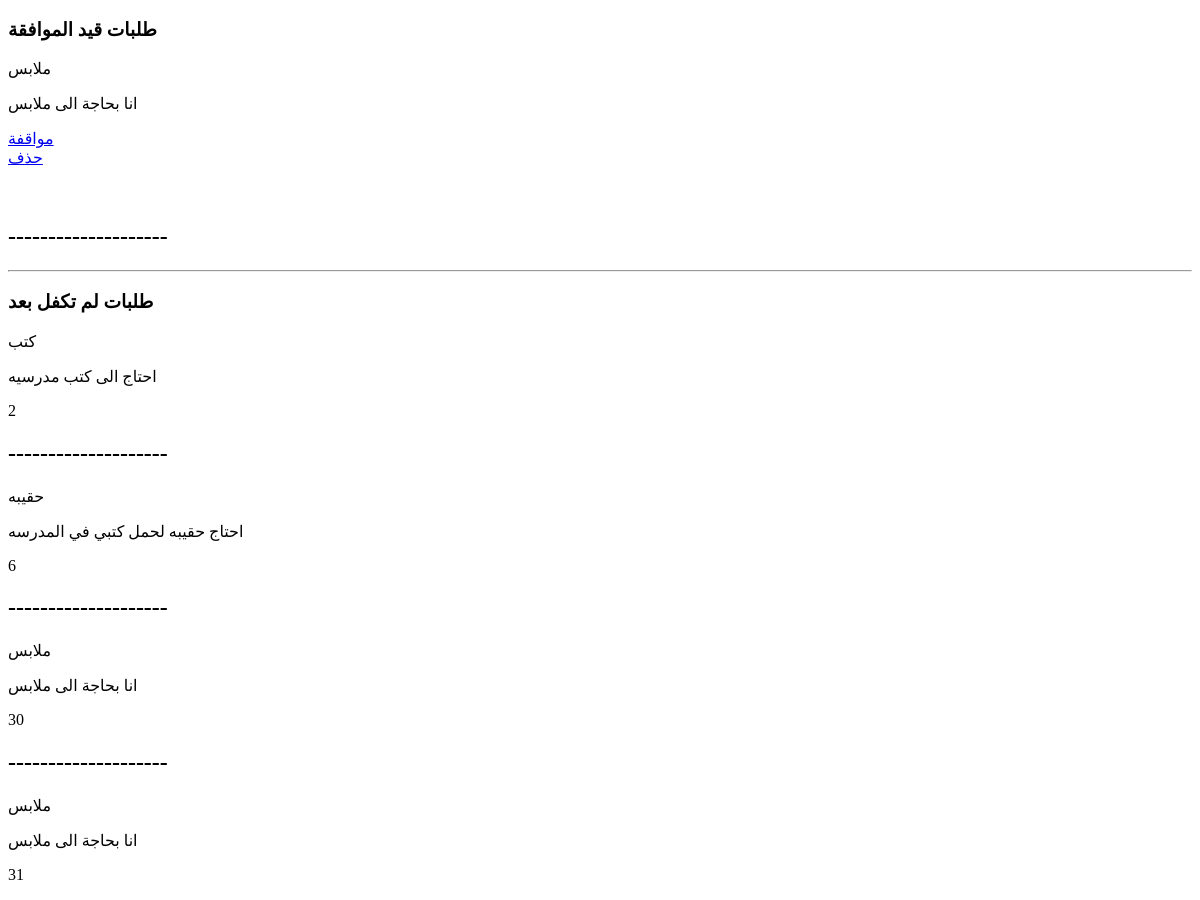
The page /students/view_rq/ (signed in, upper part) on the database as committed earlier.
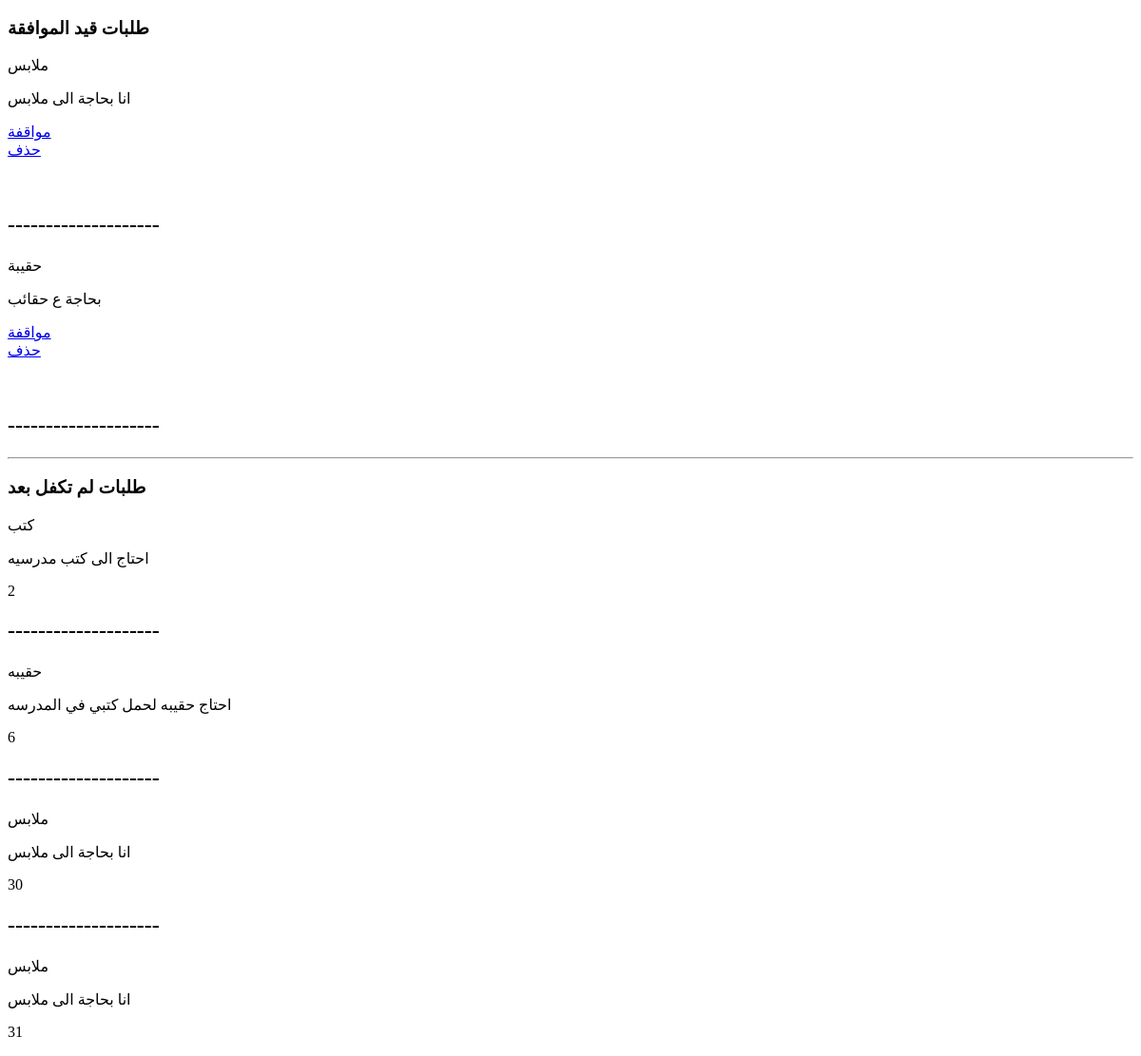
The same page on the database as committed later.
### Students/models.py (models this page shows, shortened)
class Req_st(models.Model):
    title=models.CharField(max_length=200)
    info=models.TextField(max_length=1900)
    sender=models.CharField(max_length=200)
    date_up=models.DateField(auto_now_add=True)
    sponser=models.CharField(max_length=200,blank=True)
    approved=models.BooleanField(default=False)
    req_spon=models.CharField(max_length=250,blank=True)
    disable=models.BooleanField(default=False)

### Students/views.py (the view)
# urls.py: path('view_rq/',views.view_req,name='view_rq'),
@requires_csrf_token
def view_req(request):
    if auth(request) == 3:  # student
        waited=''
        approved=''
        waited=Req_st.objects.filter(approved=False,sender=request.user,disable=False)
        approved=Req_st.objects.filter(approved=True,sender=request.user)
        return render(request,'view_rq.html',{'approved':approved,'waited':waited , 'auth':auth(request)})
    elif auth(request) == 1:  # admin
        waited=Req_st.objects.filter(approved=False,disable=False)
        approved=Req_st.objects.filter(approved=True)
        return render(request,'view_rq.html',{'approved':approved,'waited':waited ,'auth':auth(request)})
    else:
        return redirect('home')

### accounts/views.py (called while the page is built, shortened)
def auth(request):
    sponsor_approved = Sponsor.objects.filter(username=request.user)
    student_approved = Students.objects.filter(username=request.user)
    x = 0
    if request.user.is_authenticated and not sponsor_approved and not student_approved:
        x = 1  # admin
    else:
        x = 4  # user
    return x

### Students/templates/view_rq.html (shortened to what this page needs)
<!DOCTYPE html>
<html lang="en">
<head>
</head>
<body>
  {% block body %}
  <div title="Student">
    <h3>
      طلبات قيد الموافقة
    </h3>
    <div class='card-group'>
      {% for i in waited %}
      <div class="card bg-light text-dark" >
        <div class="card-header">
          {{i.title}}
        </div>
    <div class="card-body">
      <p class="card-text">{{i.info}}</p>
      {% if auth == 1 %}
      <a href="{{i.id  | safe}}" class="card-link">مواقفة</a>
      <br>
      <a href="del/{{i.id  | safe}}" class="card-link">حذف</a>
      {% endif %}
      <br>
<br>
      <br>
    </div>
  </div>
  <h2> -------------------- </h2>
  {% endfor %}
</div>
<hr>
<div title="Student">
  <h3>طلبات لم تكفل بعد
  </h3>
  <div class='card-group'>
    {% for i in approved %}
    <div class="card bg-light text-dark" >
      <div class="card-header">
        {{i.title}}
      </div>
  <div class="card-body">
    <p class="card-text">{{i.info}}</p>
{{i.id}}
</div>
<h2> -------------------- </h2>
{% endfor %}
</div>
{% endblock %}
</body>
</html>

Rows that differ between the two databases and show on the page:
added Req_st: title "حقيبة", info "بحاجة ع حقائب", shown under "طلبات قيد الموافقة"
